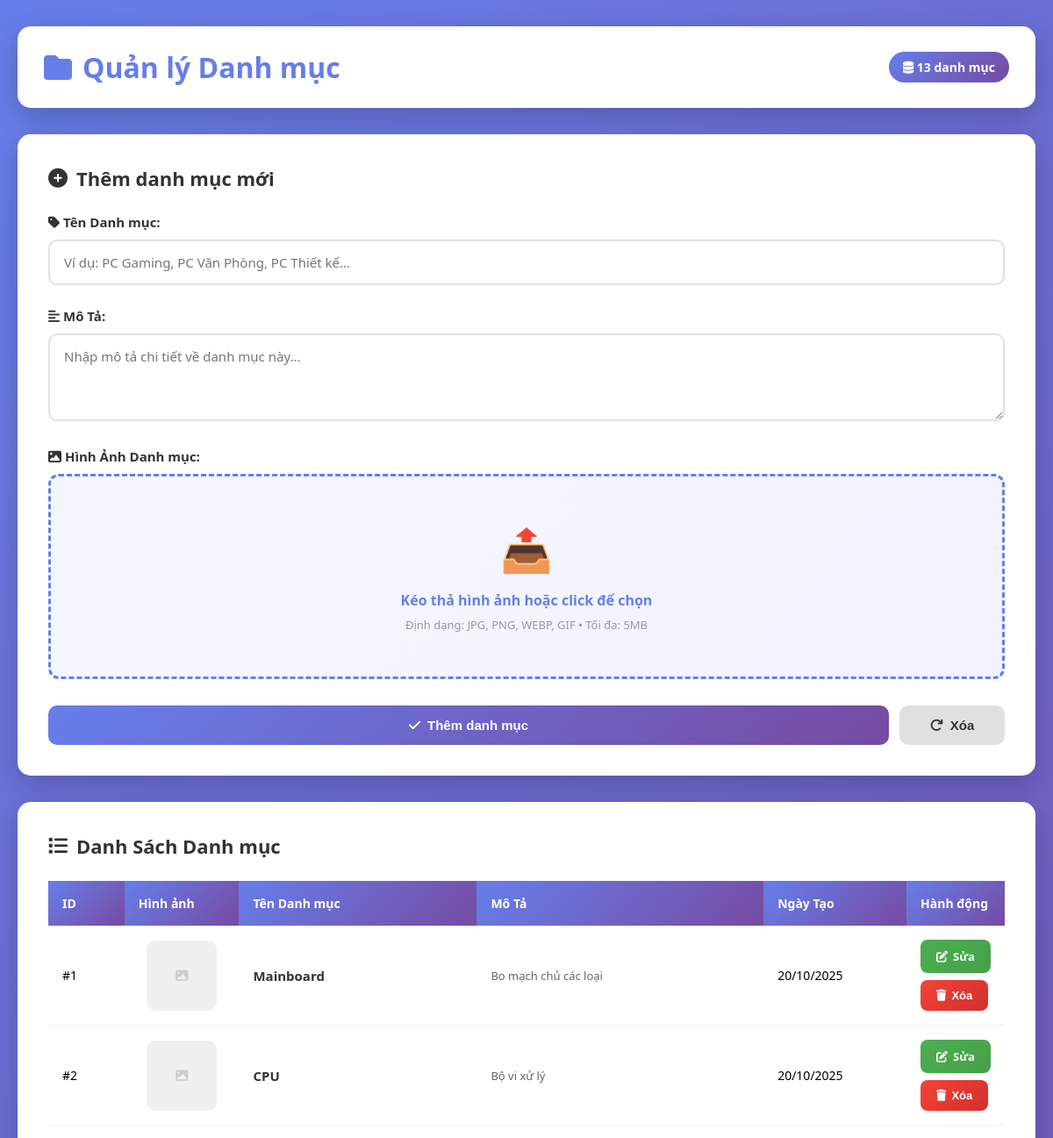
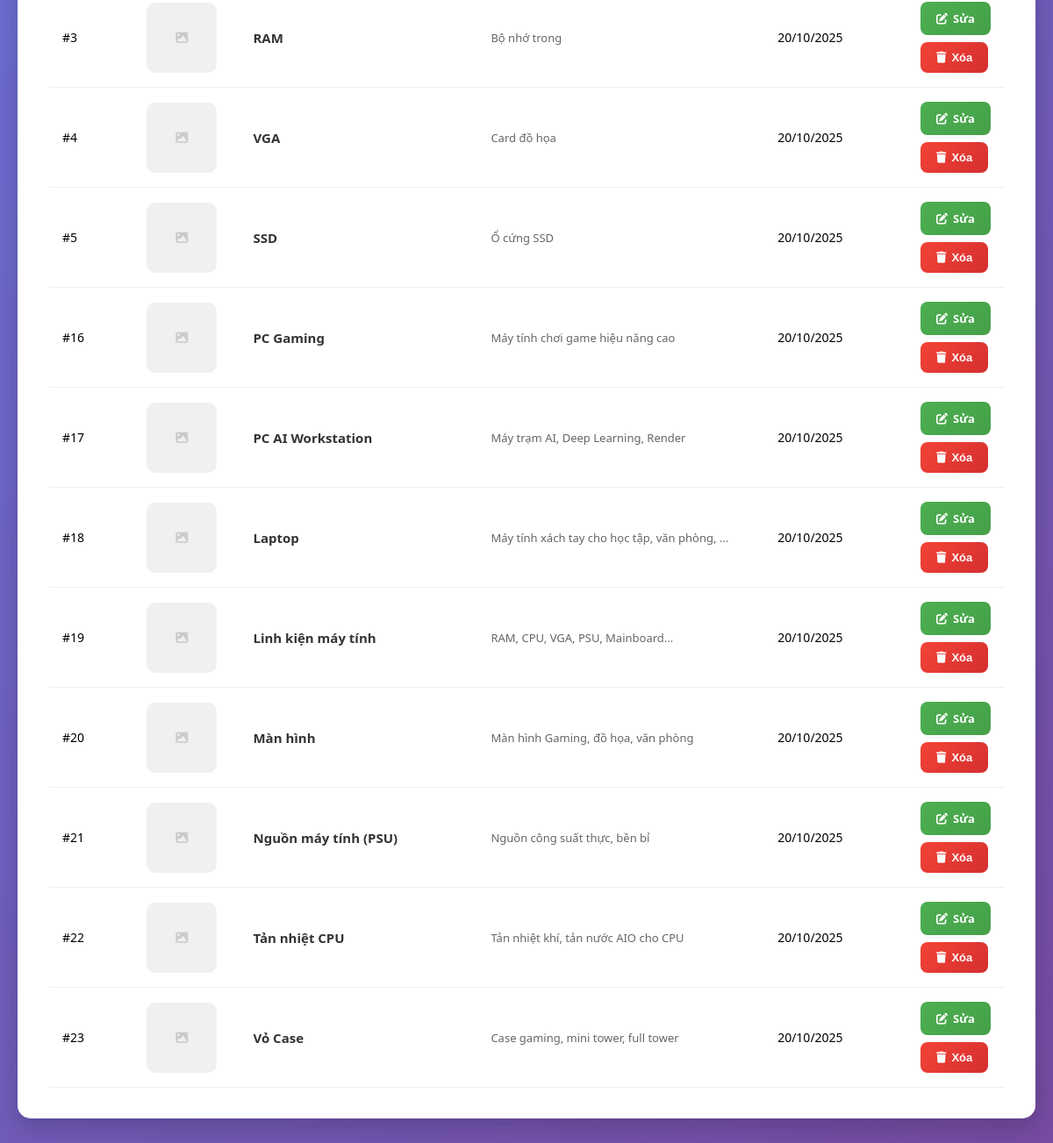
Screenshot of /admin/categories_manage.php (signed in) with the database file from the repository (2 pictures, top to bottom).
### tables this page shows
CREATE TABLE `categories` (
  `category_id` int(11) NOT NULL,
  `name` varchar(150) NOT NULL,
  `slug` varchar(150) DEFAULT NULL,
  `description` text DEFAULT NULL,
  `created_at` datetime DEFAULT current_timestamp()
);

### admin/categories_manage.php (the view, shortened to what this page needs)
<?php
require_once __DIR__ . '/../db.php';
$stmt = $pdo->query("SELECT * FROM categories ORDER BY created_at DESC");
$categories = $stmt->fetchAll(PDO::FETCH_ASSOC);
$edit_category = null;
?>
<!DOCTYPE html>
<html lang="vi">
<head>
    <link rel="stylesheet" href="https://cdnjs.cloudflare.com/ajax/libs/font-awesome/6.4.0/css/all.min.css">
</head>
<body>
    <div class="container">
        <div class="header">
            <h1><i class="fas fa-folder"></i> Quản lý Danh mục</h1>
            <div class="category-count"><i class="fas fa-database"></i> <?= count($categories) ?> danh mục</div>
        </div>
        <div class="form-section">
            <h2>
                <i class="fas fa-<?php echo $edit_category ? 'edit' : 'plus-circle'; ?>"></i>
                <?php echo $edit_category ? 'Chỉnh sửa danh mục' : 'Thêm danh mục mới'; ?>
            </h2>
            <form method="POST" enctype="multipart/form-data" id="categoryForm">
                <div class="form-group">
                    <label for="category_name"><i class="fas fa-tag"></i> Tên Danh mục:</label>
                    <input type="text" id="category_name" name="category_name"
                           placeholder="Ví dụ: PC Gaming, PC Văn Phòng, PC Thiết kế..."
                           value="<?php echo $edit_category ? htmlspecialchars($edit_category['name']) : ''; ?>"
                           required>
                </div>
                <div class="form-group">
                    <label for="category_description"><i class="fas fa-align-left"></i> Mô Tả:</label>
                    <textarea id="category_description" name="category_description"
                              placeholder="Nhập mô tả chi tiết về danh mục này..."><?php echo $edit_category ? htmlspecialchars($edit_category['description']) : ''; ?></textarea>
                </div>
                <div class="form-group">
                    <label for="category_image"><i class="fas fa-image"></i> Hình Ảnh Danh mục:</label>
                    <div class="upload-area" id="uploadArea">
                        <div class="upload-icon">📤</div>
                        <p>Kéo thả hình ảnh hoặc click để chọn</p>
                        <small>Định dạng: JPG, PNG, WEBP, GIF • Tối đa: 5MB</small>
                    </div>
                </div>
                <div class="btn-group">
                    <button type="submit" class="btn btn-submit">
                        <i class="fas fa-check"></i>
                        <?php echo $edit_category ? 'Cập nhật danh mục' : 'Thêm danh mục'; ?>
                    </button>
                    <button type="reset" class="btn btn-reset">
                        <i class="fas fa-redo"></i> Xóa
                    </button>
                </div>
            </form>
        </div>
        <div class="categories-section">
            <h2><i class="fas fa-list"></i> Danh Sách Danh mục</h2>
            <?php if (count($categories) > 0): ?>
            <div class="table-responsive">
                <table>
                    <thead>
                        <tr>
                            <th style="width: 8%">ID</th>
                            <th style="width: 12%">Hình ảnh</th>
                            <th style="width: 25%">Tên Danh mục</th>
                            <th style="width: 30%">Mô Tả</th>
                            <th style="width: 15%">Ngày Tạo</th>
                            <th style="width: 10%">Hành động</th>
                        </tr>
                    </thead>
                    <tbody>
                        <?php foreach ($categories as $c): ?>
                        <tr>
                            <td>#<?= $c['category_id'] ?></td>
                            <td>
                                <div class="category-image-container">
                                    <?php if ($c['slug'] && file_exists(__DIR__ . '/../uploads/' . $c['slug'])): ?>
                                        <img src="../uploads/<?= htmlspecialchars($c['slug']) ?>?v=<?= time() ?>"
                                             alt="<?= htmlspecialchars($c['name']) ?>"
                                             class="category-image"
                                             loading="lazy">
                                    <?php else: ?>
                                        <div class="no-image">
                                            <i class="fas fa-image"></i>
                                        </div>
                                    <?php endif; ?>
                                </div>
                            </td>
                            <td><span class="category-name"><?= htmlspecialchars($c['name']) ?></span></td>
                            <td>
                                <span class="category-description" title="<?= htmlspecialchars($c['description'] ?? '') ?>">
                                    <?= htmlspecialchars(substr($c['description'] ?? '', 0, 50)) ?>
                                    <?php if (strlen($c['description'] ?? '') > 50): ?>...<?php endif; ?>
                                </span>
                            </td>
                            <td><?= date('d/m/Y', strtotime($c['created_at'])) ?></td>
                            <td>
                                <div class="actions">
                                    <a href="?edit=<?= $c['category_id'] ?>" class="btn-edit" title="Chỉnh sửa">
                                        <i class="fas fa-edit"></i> Sửa
                                    </a>
                                    <form method="POST" style="display: inline;"
                                          onsubmit="return confirm('Bạn có chắc muốn xóa danh mục này? Hành động này không thể hoàn tác!');">
                                        <button type="submit" class="btn-delete" title="Xóa">
                                            <i class="fas fa-trash"></i> Xóa
                                        </button>
                                    </form>
                                </div>
                            </td>
                        </tr>
                        <?php endforeach; ?>
                    </tbody>
                </table>
            </div>
            <?php endif; ?>
        </div>
    </div>
</body>
</html>

### admin/categories_manage.php (style rules this page uses)
* { margin: 0; padding: 0; box-sizing: border-box; }
body { font-family: 'Segoe UI', Tahoma, Geneva, Verdana, sans-serif; background: linear-gradient(135deg, #667eea 0%, #764ba2 100%); min-height: 100vh; padding: 30px 20px; }
.container { max-width: 1200px; margin: 0 auto; }
.header { display: flex; justify-content: space-between; align-items: center; margin-bottom: 30px; background: white; padding: 25px 30px; border-radius: 15px; box-shadow: 0 10px 30px rgba(0, 0, 0, 0.2); }
.header h1 { color: #667eea; font-size: 32px; margin: 0; display: flex; align-items: center; gap: 12px; }
.category-count { background: linear-gradient(135deg, #667eea, #764ba2); color: white; padding: 8px 16px; border-radius: 50px; font-weight: 600; font-size: 14px; }
.form-section { background: white; padding: 35px; border-radius: 15px; box-shadow: 0 10px 30px rgba(0, 0, 0, 0.2); margin-bottom: 30px; }
.form-section h2 { color: #333; margin-bottom: 25px; font-size: 22px; display: flex; align-items: center; gap: 10px; }
.form-group { margin-bottom: 25px; }
.form-group label { display: block; margin-bottom: 10px; font-weight: 600; color: #333; font-size: 15px; }
.form-group input[type="text"], .form-group textarea { width: 100%; padding: 14px 16px; border: 2px solid #e0e0e0; border-radius: 10px; font-size: 15px; font-family: inherit; transition: all 0.3s; }
.form-group textarea { resize: vertical; min-height: 100px; }
.upload-area { border: 3px dashed #667eea; border-radius: 12px; padding: 50px 30px; text-align: center; cursor: pointer; background: linear-gradient(135deg, #f5f7ff 0%, #f0f3ff 100%); transition: all 0.3s ease; position: relative; }
.upload-icon { font-size: 48px; margin-bottom: 15px; animation: float 3s ease-in-out infinite; }
.upload-area p { color: #667eea; font-weight: 600; font-size: 16px; margin-bottom: 8px; }
.upload-area small { color: #999; display: block; font-size: 13px; }
.btn-group { display: flex; gap: 12px; margin-top: 30px; flex-wrap: wrap; }
.btn { padding: 14px 30px; border: none; border-radius: 10px; font-weight: 600; cursor: pointer; font-size: 15px; transition: all 0.3s; display: inline-flex; align-items: center; justify-content: center; gap: 8px; }
.btn-submit { background: linear-gradient(135deg, #667eea, #764ba2); color: white; flex: 1; min-width: 200px; }
.btn-reset { background: #e0e0e0; color: #333; min-width: 120px; }
.categories-section { background: white; padding: 35px; border-radius: 15px; box-shadow: 0 10px 30px rgba(0, 0, 0, 0.2); }
.categories-section h2 { color: #333; margin-bottom: 25px; font-size: 22px; display: flex; align-items: center; gap: 10px; }
.table-responsive { overflow-x: auto; }
table { width: 100%; border-collapse: collapse; }
table thead th { background: linear-gradient(135deg, #667eea, #764ba2); color: white; padding: 16px; text-align: left; font-weight: 600; font-size: 14px; }
table tbody tr { border-bottom: 1px solid #f0f0f0; transition: all 0.3s; }
table td { padding: 16px; font-size: 14px; }
.category-image-container { display: flex; align-items: center; justify-content: center; }
.no-image { width: 80px; height: 80px; background: #f0f0f0; border-radius: 10px; display: flex; align-items: center; justify-content: center; color: #ccc; }
.category-name { color: #333; font-weight: 600; font-size: 15px; }
.category-description { max-width: 300px; white-space: nowrap; overflow: hidden; text-overflow: ellipsis; color: #666; font-size: 13px; }
.actions { display: flex; gap: 8px; flex-wrap: wrap; }
.btn-edit { background: linear-gradient(135deg, #4caf50, #45a049); color: white; padding: 10px 18px; border-radius: 8px; border: none; cursor: pointer; font-weight: 600; font-size: 13px; text-decoration: none; display: inline-flex; align-items: center; gap: 6px; transition: all 0.3s; }
.btn-delete { background: linear-gradient(135deg, #f44336, #d32f2f); color: white; padding: 10px 18px; border-radius: 8px; border: none; cursor: pointer; font-weight: 600; font-size: 13px; display: inline-flex; align-items: center; gap: 6px; transition: all 0.3s; }

### rows the page displays
categories: category_id "1", name "Mainboard", description "Bo mạch chủ các loại", created_at "20/10/2025"
categories: category_id "2", name "CPU", description "Bộ vi xử lý", created_at "20/10/2025"
categories: category_id "3", name "RAM", description "Bộ nhớ trong", created_at "20/10/2025"
categories: category_id "4", name "VGA", description "Card đồ họa", created_at "20/10/2025"
categories: category_id "5", name "SSD", description "Ổ cứng SSD", created_at "20/10/2025"
categories: category_id "16", name "PC Gaming", description "Máy tính chơi game hiệu năng cao", created_at "20/10/2025"
categories: category_id "17", name "PC AI Workstation", description "Máy trạm AI, Deep Learning, Render", created_at "20/10/2025"
categories: category_id "18", name "Laptop", description "Máy tính xách tay cho học tập, văn phòng,", created_at "20/10/2025"
categories: category_id "19", name "Linh kiện máy tính", description "RAM, CPU, VGA, PSU, Mainboard...", created_at "20/10/2025"
categories: category_id "20", name "Màn hình", description "Màn hình Gaming, đồ họa, văn phòng", created_at "20/10/2025"
categories: category_id "21", name "Nguồn máy tính (PSU)", description "Nguồn công suất thực, bền bỉ", created_at "20/10/2025"
categories: category_id "22", name "Tản nhiệt CPU", description "Tản nhiệt khí, tản nước AIO cho CPU", created_at "20/10/2025"
categories: category_id "23", name "Vỏ Case", description "Case gaming, mini tower, full tower", created_at "20/10/2025"

### other values shown
count($categories) "13"
